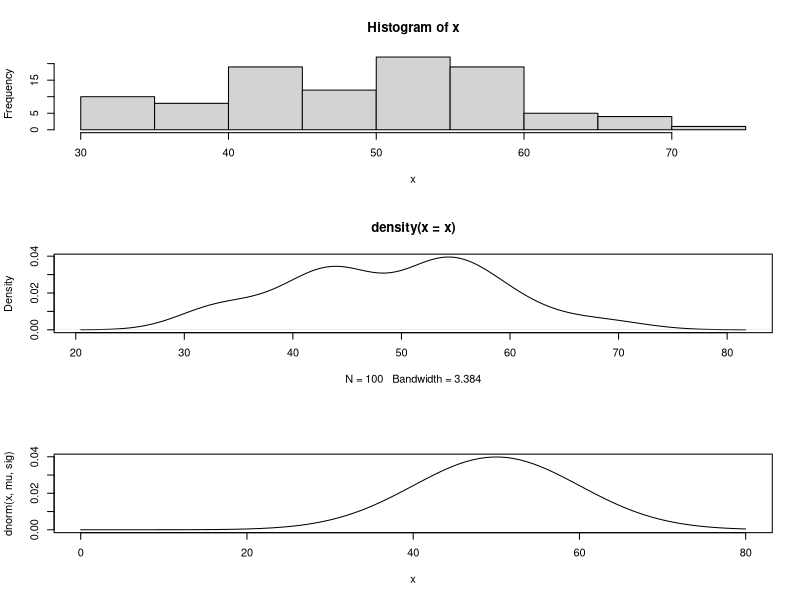

Write R code to recreate this figure.
# Basic1 No.1

# settings (number of data)
n<-100

# setting (mean and sigma)
mu<-50
sig<-10
sig2<-sig^2

# Normal distribution (Gaussian distribution)
x<-dim(n)
x<-rnorm(n,mu,sig)

# plot
windows()
par(mfcol=c(3,1))
hist(x)
plot(density(x))
curve(dnorm(x,mu,sig),0,80)
#